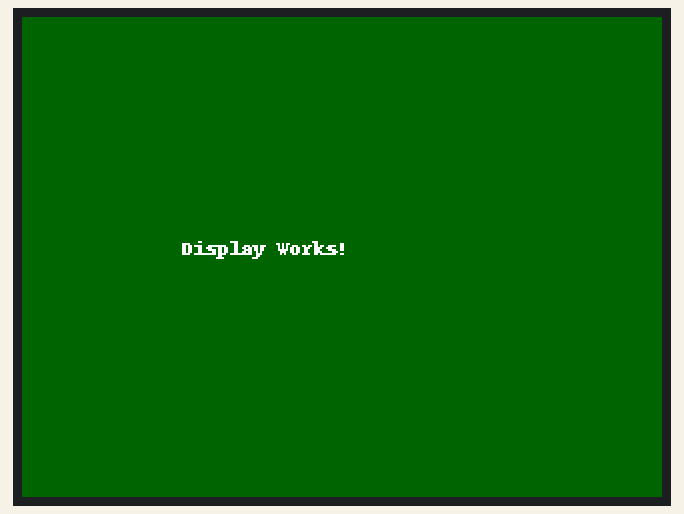
A program run on a simulated Raspberry Pi (BCM pin numbers) with a Display HAT Mini. On the bench: 320×240 colour display. What the program prints to the terminal is not drawn. At 5.0 s the program stops and its outputs stay as they are.

Above: at 0.1 s.

Measured:
- what the display in image 0 shows lasts 5.0 s, from 0.0 s to 5.0 s

The program:

DisplayTest.py
```python
from displayhatmini import DisplayHATMini
from PIL import Image, ImageDraw
import time

# Create a buffer (same size as screen)
WIDTH = 320
HEIGHT = 240
buffer = Image.new("RGB", (WIDTH, HEIGHT))
draw = ImageDraw.Draw(buffer)

# Pass the buffer to DisplayHATMini
display = DisplayHATMini(buffer)
display.set_backlight(1.0)  # full brightness

# Draw to buffer
draw.rectangle((0, 0, WIDTH, HEIGHT), fill="darkgreen")
draw.text((80, 110), "Display Works!", fill="white")

# Show it!
display.display()

# Keep it on screen for a few seconds
print("✓ Display is ON. You should see green with text.")
time.sleep(5)

# Optional: fade out
display.set_backlight(0)
```
